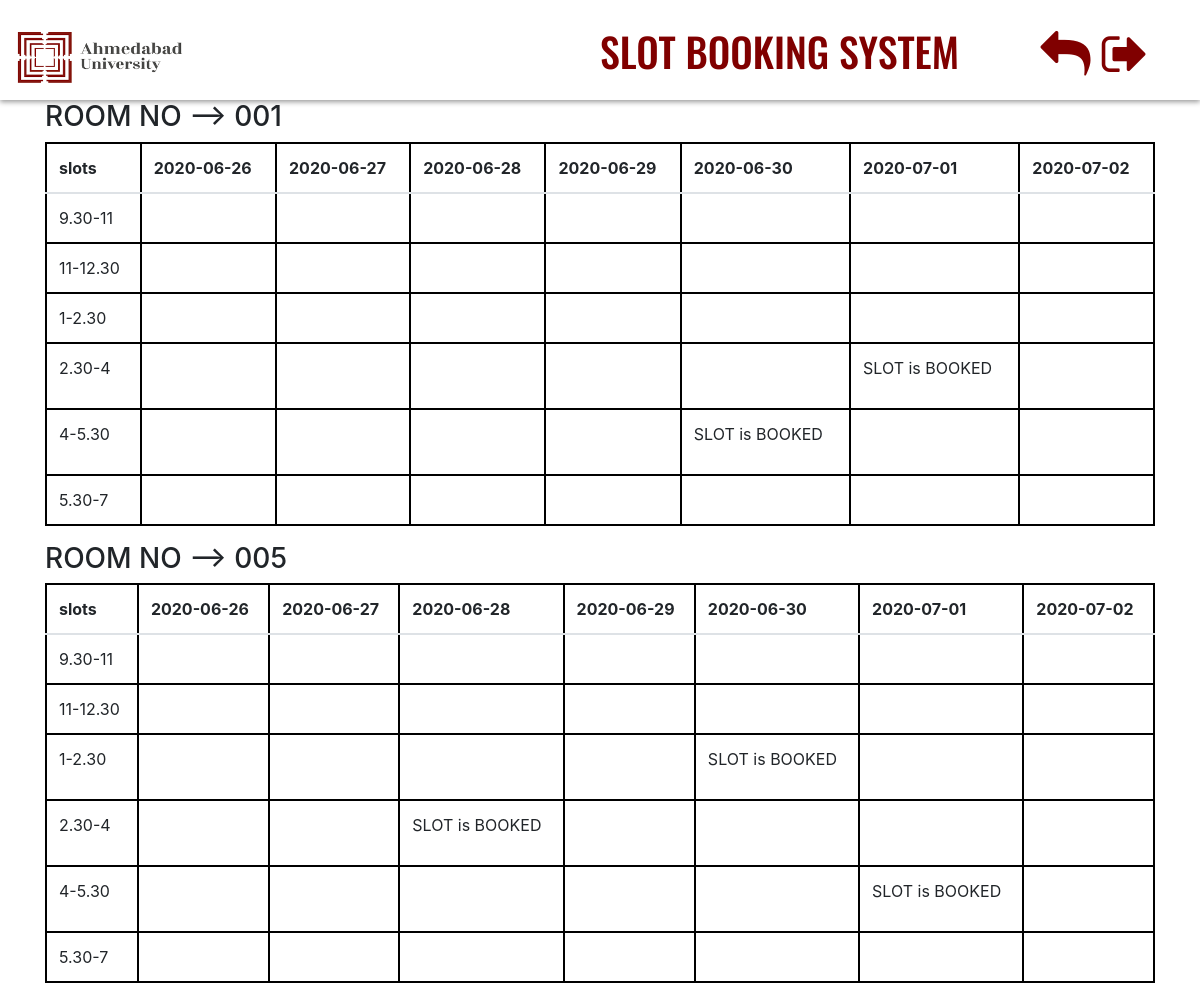
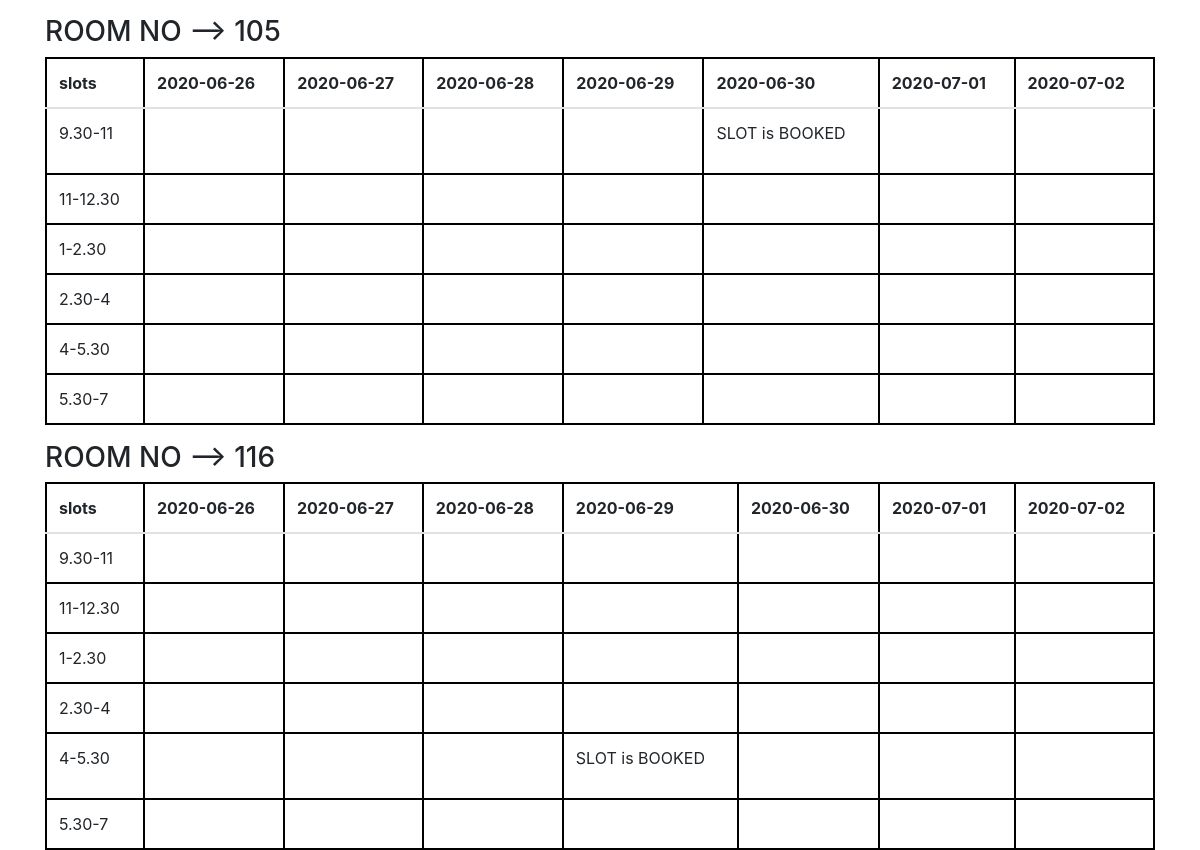
The app's page /user_calendar with its own data (2 pictures, top to bottom).
### slot/models.py (models this page shows)
class Request(models.Model):
    rEvent = models.ForeignKey(Event, default='LEC', on_delete=models.SET_DEFAULT)
    rUser = models.ForeignKey(User, default='faculty', on_delete=models.SET_DEFAULT)
    rSlot = models.CharField(max_length=15,  default="1")
    rDate = models.CharField(max_length=20,  default=" ")
    rRoom = models.CharField(max_length=10, default="005")
    type = (
        ('Accepted', 'accept'),
        ('Declined', 'decline'),
    )
    reqStatus = models.CharField(max_length=10, choices=type, default="Declined")
    fbDesc = models.TextField()

### slot/views.py (the view)
# urls.py: url(r'^user_calendar$', userCalendar, name='user_calendar'),
def userCalendar(request):
    now = datetime.date.today()
    dt = now.strftime('%Y-%m-%d')
    list = []
    for i in range(7):
        list.append(dt)
        now += datetime.timedelta(days=1)
        dt = now.strftime('%Y-%m-%d')
    items = Request.objects.all()
    rooms = ['001', '005', '105', '116']
    dates = ['2020-06-26', '2020-06-27', '2020-06-28', '2020-06-29', '2020-06-30', '2020-07-01', '2020-07-02']
    slots = ['9.30-11', '11-12.30', '1-2.30', '2.30-4', '4-5.30', '5.30-7']
    context = {
        'items': items,
        'rooms': rooms,
        'slots': slots,
        'dates': dates,
        'list' : list,
    }
    return render(request, 'user_calendar.html', context)

### slot/templates/user_calendar.html (shortened to what this page needs)
<!DOCTYPE html>
<html lang="en" >
<head>
  <link href="//maxcdn.bootstrapcdn.com/bootstrap/4.1.1/css/bootstrap.min.css" rel="stylesheet" id="bootstrap-css">
</head>
{% load static %}
<link rel="stylesheet" href="{% static '/css/bootstrap.css' %}">
<body>
<link rel="stylesheet" href="https://maxcdn.bootstrapcdn.com/font-awesome/4.5.0/css/font-awesome.min.css">
<header>
	<img  class="timlogo" src="\static\au3.png" alt="AU logo">
	<div class="cnt">
		<h1>SLOT BOOKING SYSTEM</h1>
	</div>
	<div class="head">
         <a href="{% url 'user_dash' %}" class="tile socialmedia"><i class="fa fa-reply"></i></a>
		 <a href='/' class="tile socialmedia"><i class="fa fa-sign-out"></i></a>
	</div>
</header>
<div class="container" >
    {% for item1 in rooms%}
    <h3>ROOM NO --> {{ item1 }}</h3>
	<table class="table table-hover" style="float:left">
    <thead>
    <tr>
        <th>slots</th>
         {% for date in list %}
        <th>{{ date }}</th>
        {% endfor %}
    </tr>
    </thead>
    <tbody>
        {% for sl in slots %}
        <tr>
            <td>{{ sl }}</td>
         {% for dt in list %}
            <td>
        {% for item in items %}
        {% if item.rRoom == item1 and item.rSlot == sl and item.rDate == dt %}
                {% if item.reqStatus == 'Accepted' or item.reqStatus == 'Declined' %}
            <p>SLOT is BOOKED</p>
        {% endif %}
         {% endif %}
        {% endfor %}
               </td>
        {% endfor %}
        </tr>
        {% endfor %}
    </tbody>
   </table>
   {% endfor %}
</div>
</body>
</html>

### slot/templates/user_calendar.html (style rules this page uses)
header * { box-sizing: border-box; margin: 0; padding: 0; }
header { height: 100px; width: 100%; position: relative; background-color: white; box-shadow: 0px 2px 5px rgba(0,0,0,.4); }
.timlogo { width: 200px; height: 100px; #align: left; #display: block; margin: 0 auto; padding-top: 15px; }
.cnt { position: absolute; display: block; top: 27px; left: 600px; color:#800000; font-size:50px; width: 500px; height: 100px; font-family: sans-serif; font-family: 'Oswald', sans-serif; }
.head { position: absolute; top: 35px; right: 50px; }
.head .tile { display: inline-block; height: 50px; width: 50px; margin-left: 5px; transition: all .3s ease-in; -webkit-transition: all .3s ease-in; }
.head .socialmedia { color: #800000; font-size: 50px; text-align: center; line-height: 50px; position: relative; top: -6px; }
html,body { background-repeat: no-repeat; height: 100%; font-family: 'Oswald', sans-serif; }
.container { height: 100%; align-content: center; }
table, th, td { border: 2px solid black; }

### records on screen
Request: rRoom "SLOT is BOOKED"
Request: rRoom "SLOT is BOOKED"
Request: rRoom "SLOT is BOOKED"
Request: rRoom "SLOT is BOOKED"
Request: rRoom "SLOT is BOOKED"
Request: rRoom "SLOT is BOOKED"
Request: rRoom "SLOT is BOOKED"

### other values on screen
{{ item1 }} "001" "005" "105" "116"
{{ date }} "2020-06-26" "2020-06-27" "2020-06-28" "2020-06-29" "2020-06-30" "2020-07-01" "2020-07-02" "2020-06-26" "2020-06-27" "2020-06-28" "2020-06-29" "2020-06-30" "2020-07-01" "2020-07-02" "2020-06-26" "2020-06-27" "2020-06-28" "2020-06-29" "2020-06-30" "2020-07-01" "2020-07-02" "2020-06-26" "2020-06-27" "2020-06-28" "2020-06-29" "2020-06-30" "2020-07-01" "2020-07-02"
{{ sl }} "9.30-11" "11-12.30" "1-2.30" "2.30-4" "4-5.30" "5.30-7" "9.30-11" "11-12.30" "1-2.30" "2.30-4" "4-5.30" "5.30-7" "9.30-11" "11-12.30" "1-2.30" "2.30-4" "4-5.30" "5.30-7" "9.30-11" "11-12.30" "1-2.30" "2.30-4" "4-5.30" "5.30-7"
